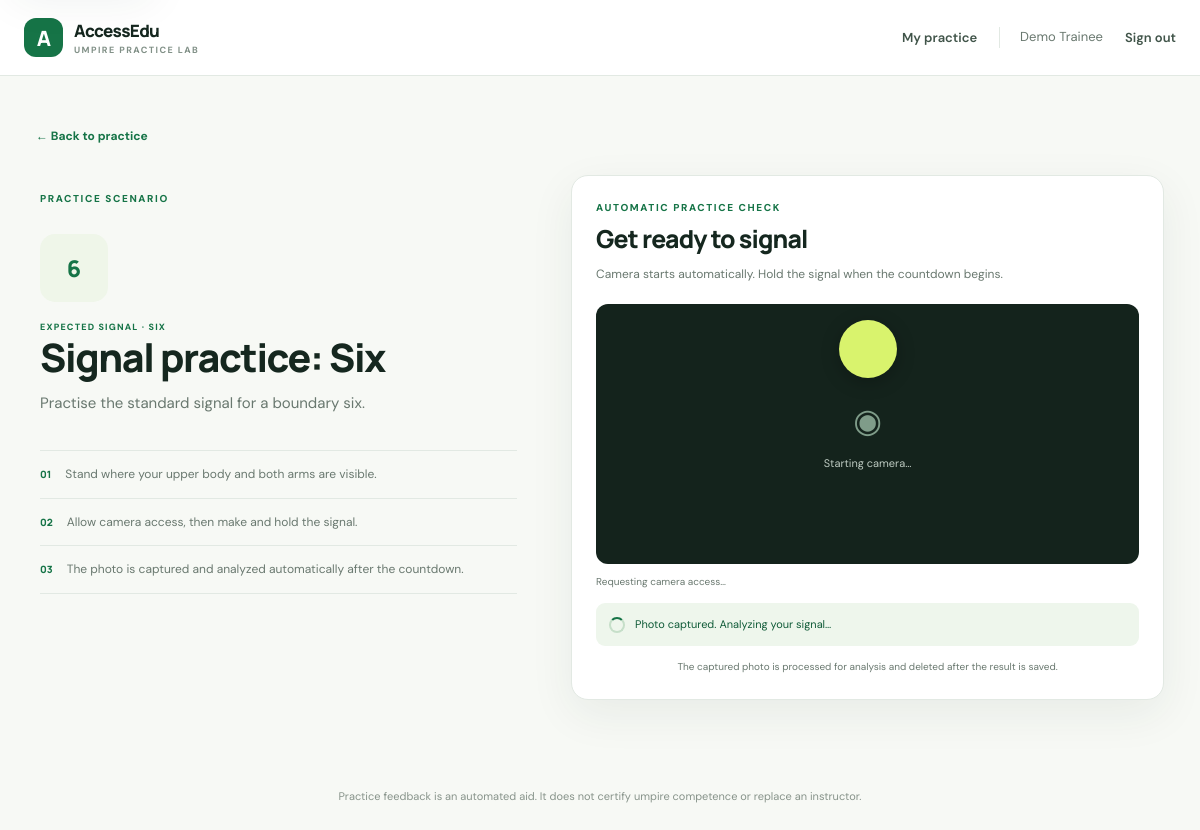
The page /practice/1 (signed in) on the database its author committed.
### tables this page shows
CREATE TABLE scenarios (
            id INTEGER PRIMARY KEY AUTOINCREMENT,
            title TEXT NOT NULL,
            description TEXT NOT NULL,
            expected_signal TEXT NOT NULL,
            active INTEGER NOT NULL DEFAULT 1,
            created_by INTEGER REFERENCES users(id)
        );

### app.py (the view)
@app.route("/practice/<int:scenario_id>")
@role_required("trainee")
def practice(scenario_id):
    scenario = database().execute(
        "SELECT * FROM scenarios WHERE id=? AND active=1", (scenario_id,)
    ).fetchone()
    if scenario is None:
        abort(404)
    return render_template("practice.html", scenario=scenario)

### app.py (called while the page is built)
@app.context_processor
def inject_csrf_token():
    def csrf_token():
        if "csrf_token" not in session:
            session["csrf_token"] = secrets.token_urlsafe(32)
        return session["csrf_token"]
    return {"csrf_token": csrf_token}

@app.before_request
def protect_form_posts():
    if request.method == "POST":
        submitted = request.form.get("csrf_token", "")
        expected = session.get("csrf_token", "")
        if not submitted or not expected or not hmac.compare_digest(submitted, expected):
            abort(400)

@app.after_request
def add_security_headers(response):
    response.headers.setdefault("X-Content-Type-Options", "nosniff")
    response.headers.setdefault("X-Frame-Options", "DENY")
    response.headers.setdefault("Referrer-Policy", "strict-origin-when-cross-origin")
    response.headers.setdefault("Permissions-Policy", "camera=(self), microphone=()")
    return response

def database():
    if "db" not in g:
        g.db = sqlite3.connect(app.config["DATABASE"])
        g.db.row_factory = sqlite3.Row
    return g.db

@app.teardown_appcontext
def close_database(_error=None):
    db = g.pop("db", None)
    if db is not None:
        db.close()

def login_required(view):
    @wraps(view)
    def wrapped(*args, **kwargs):
        if "user_id" not in session:
            return redirect(url_for("login", next=request.path))
        return view(*args, **kwargs)
    return wrapped

def role_required(role):
    def decorator(view):
        @wraps(view)
        @login_required
        def wrapped(*args, **kwargs):
            if session.get("role") != role:
                abort(403)
            return view(*args, **kwargs)
        return wrapped
    return decorator

### app/templates/practice.html (shortened to what this page needs)
{% extends 'base.html' %}{% block title %}Practice {{ scenario.expected_signal }} · AccessEdu{% endblock %}
{% block content %}
<a class="back-link" href="{{ url_for('dashboard') }}">← Back to practice</a>
<div class="practice-layout">
  <section class="practice-info">
    <div class="eyebrow">PRACTICE SCENARIO</div>
    <div class="signal-icon large">{{ '6' if scenario.expected_signal=='Six' else ('OUT' if scenario.expected_signal=='Out' else ('W' if scenario.expected_signal=='Wide' else 'NB')) }}</div>
    <div class="scenario-type">EXPECTED SIGNAL · {{ scenario.expected_signal|replace('_',' ')|upper }}</div>
    <h1>{{ scenario.title }}</h1>
    <p>{{ scenario.description }}</p>
    <div class="instruction-list">
      <div><span>01</span><p>Stand where your upper body and both arms are visible.</p></div>
      <div><span>02</span><p>Allow camera access, then make and hold the signal.</p></div>
      <div><span>03</span><p>The photo is captured and analyzed automatically after the countdown.</p></div>
    </div>
  </section>
  <section class="panel recorder-panel">
    <div class="eyebrow">AUTOMATIC PRACTICE CHECK</div>
    <h2>Get ready to signal</h2>
    <p class="muted">Camera starts automatically. Hold the signal when the countdown begins.</p>
    <div class="recorder-box">
      <div id="placeholder" class="preview-placeholder"><div class="camera-icon">◉</div><span>Starting camera…</span></div>
      <div id="countdown" class="capture-countdown" hidden></div>
    </div>
    <div id="record-message" class="helper-text" role="status" aria-live="polite">Requesting camera access…</div>
    <div class="processing" id="processing" hidden><span class="spinner"></span><span>Photo captured. Analyzing your signal…</span></div>
    <p class="privacy-note">The captured photo is processed for analysis and deleted after the result is saved.</p>
  </section>
</div>
{% endblock %}

### app/static/style.css (style rules this page uses)
:root { --ink:#15271f;--muted:#69786f;--line:#e2e9e3;--paper:#f7f9f5;--green:#167447;--green-dark:#105b38;--lime:#d9f36d;--white:#fff;--red:#a53d37;--shadow:0 14px 45px rgba(24,54,38,.07) }
* { box-sizing:border-box }
body { margin:0;background:var(--paper);color:var(--ink);font-family:'DM Sans',sans-serif;font-size:15px;line-height:1.55 }
h1,h2,h3 { font-family:Manrope,sans-serif;letter-spacing:-.035em;line-height:1.16;margin:0 }
h1 { font-size:clamp(2.1rem,4.5vw,3.35rem);font-weight:800 }
h2 { font-size:1.55rem;font-weight:750 }
p { color:var(--muted);margin:.7rem 0 0 }
.eyebrow { color:var(--green);font-size:10px;font-weight:800;letter-spacing:.16em;margin-bottom:10px }
.stat-card,.panel,.result-card { background:#fff;border:1px solid var(--line);border-radius:17px;box-shadow:var(--shadow) }
.muted { color:var(--muted);font-size:12px }
.signal-icon { flex:0 0 52px;width:52px;height:52px;display:grid;place-items:center;background:#eff6e9;color:var(--green);border-radius:15px;font:800 17px Manrope }
.signal-icon.large { height:68px;width:68px;font-size:23px;margin:28px 0 19px }
.scenario-type { color:var(--green);font-size:9px;font-weight:800;letter-spacing:.13em }
.text-link,.back-link { color:var(--green);font-size:12px;font-weight:700;text-decoration:none }
.practice-layout { display:grid;grid-template-columns:.9fr 1.1fr;gap:50px;margin-top:22px;align-items:start }
.back-link { display:inline-block;margin-bottom:7px }
.practice-info { padding:16px 4px }
.practice-info h1 { font-size:2.45rem }
.practice-info>p { max-width:430px }
.instruction-list { margin-top:35px;border-top:1px solid var(--line) }
.instruction-list>div { display:flex;align-items:flex-start;gap:14px;padding:14px 0;border-bottom:1px solid var(--line) }
.instruction-list span { font:800 10px Manrope;color:var(--green);padding-top:2px }
.instruction-list p { font-size:12px;margin:0 }
.recorder-panel { padding:24px }
.recorder-panel h2 { margin-bottom:5px }
.recorder-box { position:relative;height:260px;border-radius:12px;background:#14231c;margin-top:20px;overflow:hidden;display:grid;place-items:center }
.preview-placeholder { position:absolute;inset:0;display:grid;align-content:center;justify-items:center;gap:9px;color:#becbc2;font-size:11px }
.camera-icon { font-size:33px;color:#7f9c89 }
.helper-text { font-size:10px;color:var(--muted);margin:10px 0 }
.privacy-note { font-size:10px;text-align:center;margin-top:13px }
.processing { display:flex;align-items:center;gap:10px;padding:13px;background:#eef6ec;border-radius:9px;margin-top:14px;color:var(--green-dark);font-size:11px }
.spinner { width:16px;height:16px;border:2px solid #c6dfc9;border-top-color:var(--green);border-radius:50%;animation:spin .8s linear infinite }
.capture-countdown { position:absolute;top:16px;left:50%;transform:translateX(-50%);min-width:58px;height:58px;padding:0 14px;display:grid;place-items:center;border-radius:999px;background:var(--lime);color:var(--ink);font:800 26px Manrope;box-shadow:0 4px 18px rgba(0,0,0,.25) }

### rows shown on the page
scenarios: expected_signal "6", expected_signal "SIX", title "Signal practice: Six", description "Practise the standard signal for a boundary six."

### other values the page prints
{{ session.get('display_name') }} "Demo Trainee"
